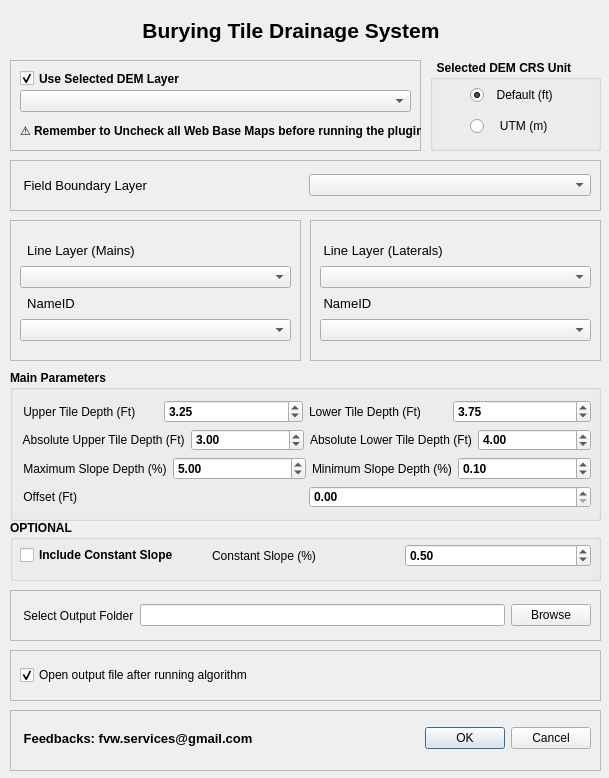
<?xml version="1.0" encoding="UTF-8"?>
<ui version="4.0">
 <class>Burying_LateralsDialogBase</class>
 <widget class="QDialog" name="Burying_LateralsDialogBase">
  <property name="geometry">
   <rect>
    <x>0</x>
    <y>0</y>
    <width>609</width>
    <height>778</height>
   </rect>
  </property>
  <property name="windowTitle">
   <string>Burying_Laterals</string>
  </property>
  <widget class="QLabel" name="label">
   <property name="geometry">
    <rect>
     <x>90</x>
     <y>10</y>
     <width>421</width>
     <height>41</height>
    </rect>
   </property>
   <property name="font">
    <font>
     <pointsize>16</pointsize>
     <weight>75</weight>
     <bold>true</bold>
    </font>
   </property>
   <property name="text">
    <string>         Burying Tile Drainage System</string>
   </property>
  </widget>
  <widget class="QGroupBox" name="groupBox">
   <property name="geometry">
    <rect>
     <x>430</x>
     <y>60</y>
     <width>171</width>
     <height>91</height>
    </rect>
   </property>
   <property name="font">
    <font>
     <weight>75</weight>
     <bold>true</bold>
    </font>
   </property>
   <property name="title">
    <string>  Selected DEM CRS Unit</string>
   </property>
   <widget class="QWidget" name="">
    <property name="geometry">
     <rect>
      <x>40</x>
      <y>20</y>
      <width>85</width>
      <height>61</height>
     </rect>
    </property>
    <layout class="QVBoxLayout" name="verticalLayout_4">
     <item>
      <widget class="QRadioButton" name="radioButton">
       <property name="font">
        <font>
         <weight>50</weight>
         <bold>false</bold>
        </font>
       </property>
       <property name="text">
        <string>  Default (ft)</string>
       </property>
       <property name="checked">
        <bool>true</bool>
       </property>
      </widget>
     </item>
     <item>
      <widget class="QRadioButton" name="radioButton_2">
       <property name="font">
        <font>
         <weight>50</weight>
         <bold>false</bold>
        </font>
       </property>
       <property name="text">
        <string>   UTM (m)</string>
       </property>
      </widget>
     </item>
    </layout>
   </widget>
  </widget>
  <widget class="QFrame" name="frame">
   <property name="geometry">
    <rect>
     <x>10</x>
     <y>60</y>
     <width>411</width>
     <height>91</height>
    </rect>
   </property>
   <property name="frameShape">
    <enum>QFrame::StyledPanel</enum>
   </property>
   <property name="frameShadow">
    <enum>QFrame::Raised</enum>
   </property>
   <widget class="QCheckBox" name="checkBox_3">
    <property name="geometry">
     <rect>
      <x>10</x>
      <y>10</y>
      <width>171</width>
      <height>17</height>
     </rect>
    </property>
    <property name="font">
     <font>
      <weight>75</weight>
      <bold>true</bold>
     </font>
    </property>
    <property name="text">
     <string>Use Selected DEM Layer</string>
    </property>
    <property name="checked">
     <bool>true</bool>
    </property>
   </widget>
   <widget class="QgsMapLayerComboBox" name="mMapLayerComboBox_3">
    <property name="geometry">
     <rect>
      <x>10</x>
      <y>30</y>
      <width>391</width>
      <height>22</height>
     </rect>
    </property>
    <property name="allowEmptyLayer">
     <bool>true</bool>
    </property>
    <property name="showCrs">
     <bool>true</bool>
    </property>
   </widget>
   <widget class="QLabel" name="label_16">
    <property name="geometry">
     <rect>
      <x>10</x>
      <y>60</y>
      <width>409</width>
      <height>21</height>
     </rect>
    </property>
    <property name="font">
     <font>
      <weight>75</weight>
      <bold>true</bold>
     </font>
    </property>
    <property name="text">
     <string>⚠️ Remember to Uncheck all Web Base Maps before running the plugin</string>
    </property>
   </widget>
  </widget>
  <widget class="QFrame" name="frame_2">
   <property name="geometry">
    <rect>
     <x>10</x>
     <y>160</y>
     <width>591</width>
     <height>51</height>
    </rect>
   </property>
   <property name="font">
    <font>
     <weight>50</weight>
     <bold>false</bold>
    </font>
   </property>
   <property name="frameShape">
    <enum>QFrame::StyledPanel</enum>
   </property>
   <property name="frameShadow">
    <enum>QFrame::Raised</enum>
   </property>
   <widget class="QWidget" name="">
    <property name="geometry">
     <rect>
      <x>10</x>
      <y>10</y>
      <width>571</width>
      <height>31</height>
     </rect>
    </property>
    <layout class="QHBoxLayout" name="horizontalLayout_10">
     <item>
      <widget class="QLabel" name="label_20">
       <property name="font">
        <font>
         <pointsize>10</pointsize>
        </font>
       </property>
       <property name="text">
        <string> Field Boundary Layer</string>
       </property>
      </widget>
     </item>
     <item>
      <widget class="QgsMapLayerComboBox" name="mMapLayerComboBox_4">
       <property name="allowEmptyLayer">
        <bool>true</bool>
       </property>
       <property name="showCrs">
        <bool>true</bool>
       </property>
      </widget>
     </item>
    </layout>
   </widget>
  </widget>
  <widget class="QFrame" name="frame_3">
   <property name="geometry">
    <rect>
     <x>310</x>
     <y>220</y>
     <width>291</width>
     <height>141</height>
    </rect>
   </property>
   <property name="frameShape">
    <enum>QFrame::StyledPanel</enum>
   </property>
   <property name="frameShadow">
    <enum>QFrame::Raised</enum>
   </property>
   <widget class="QWidget" name="layoutWidget">
    <property name="geometry">
     <rect>
      <x>10</x>
      <y>20</y>
      <width>271</width>
      <height>101</height>
     </rect>
    </property>
    <layout class="QVBoxLayout" name="verticalLayout_2">
     <item>
      <widget class="QLabel" name="label_2">
       <property name="font">
        <font>
         <pointsize>10</pointsize>
        </font>
       </property>
       <property name="text">
        <string> Line Layer (Laterals)</string>
       </property>
      </widget>
     </item>
     <item>
      <widget class="QgsMapLayerComboBox" name="mMapLayerComboBox_2">
       <property name="allowEmptyLayer">
        <bool>true</bool>
       </property>
       <property name="showCrs">
        <bool>true</bool>
       </property>
      </widget>
     </item>
     <item>
      <widget class="QLabel" name="label_19">
       <property name="font">
        <font>
         <pointsize>10</pointsize>
        </font>
       </property>
       <property name="text">
        <string> NameID</string>
       </property>
      </widget>
     </item>
     <item>
      <widget class="QgsFieldComboBox" name="mFieldComboBox_2">
       <property name="allowEmptyFieldName">
        <bool>true</bool>
       </property>
      </widget>
     </item>
    </layout>
   </widget>
  </widget>
  <widget class="QFrame" name="frame_4">
   <property name="geometry">
    <rect>
     <x>10</x>
     <y>220</y>
     <width>291</width>
     <height>141</height>
    </rect>
   </property>
   <property name="frameShape">
    <enum>QFrame::StyledPanel</enum>
   </property>
   <property name="frameShadow">
    <enum>QFrame::Raised</enum>
   </property>
   <widget class="QWidget" name="layoutWidget">
    <property name="geometry">
     <rect>
      <x>10</x>
      <y>20</y>
      <width>271</width>
      <height>101</height>
     </rect>
    </property>
    <layout class="QVBoxLayout" name="verticalLayout">
     <item>
      <widget class="QLabel" name="label_18">
       <property name="font">
        <font>
         <pointsize>10</pointsize>
        </font>
       </property>
       <property name="text">
        <string>  Line Layer (Mains)</string>
       </property>
      </widget>
     </item>
     <item>
      <widget class="QgsMapLayerComboBox" name="mMapLayerComboBox">
       <property name="allowEmptyLayer">
        <bool>true</bool>
       </property>
       <property name="showCrs">
        <bool>true</bool>
       </property>
      </widget>
     </item>
     <item>
      <widget class="QLabel" name="label_17">
       <property name="font">
        <font>
         <pointsize>10</pointsize>
        </font>
       </property>
       <property name="text">
        <string>  NameID</string>
       </property>
      </widget>
     </item>
     <item>
      <widget class="QgsFieldComboBox" name="mFieldComboBox">
       <property name="allowEmptyFieldName">
        <bool>true</bool>
       </property>
      </widget>
     </item>
    </layout>
   </widget>
  </widget>
  <widget class="QGroupBox" name="groupBox_2">
   <property name="geometry">
    <rect>
     <x>10</x>
     <y>370</y>
     <width>591</width>
     <height>151</height>
    </rect>
   </property>
   <property name="font">
    <font>
     <weight>75</weight>
     <bold>true</bold>
    </font>
   </property>
   <property name="title">
    <string>Main Parameters</string>
   </property>
   <widget class="QWidget" name="layoutWidget">
    <property name="geometry">
     <rect>
      <x>10</x>
      <y>30</y>
      <width>571</width>
      <height>108</height>
     </rect>
    </property>
    <layout class="QVBoxLayout" name="verticalLayout_3">
     <item>
      <layout class="QHBoxLayout" name="horizontalLayout_5">
       <item>
        <widget class="QLabel" name="label_8">
         <property name="font">
          <font>
           <weight>50</weight>
           <bold>false</bold>
          </font>
         </property>
         <property name="text">
          <string> Upper Tile Depth (Ft)</string>
         </property>
        </widget>
       </item>
       <item>
        <widget class="QDoubleSpinBox" name="doubleSpinBox_2">
         <property name="font">
          <font>
           <weight>75</weight>
           <bold>true</bold>
          </font>
         </property>
         <property name="maximum">
          <double>1000.000000000000000</double>
         </property>
         <property name="singleStep">
          <double>0.050000000000000</double>
         </property>
         <property name="value">
          <double>3.250000000000000</double>
         </property>
        </widget>
       </item>
       <item>
        <widget class="QLabel" name="label_9">
         <property name="font">
          <font>
           <weight>50</weight>
           <bold>false</bold>
          </font>
         </property>
         <property name="text">
          <string>Lower Tile Depth (Ft)</string>
         </property>
        </widget>
       </item>
       <item>
        <widget class="QDoubleSpinBox" name="doubleSpinBox_3">
         <property name="font">
          <font>
           <weight>75</weight>
           <bold>true</bold>
          </font>
         </property>
         <property name="maximum">
          <double>1000.000000000000000</double>
         </property>
         <property name="singleStep">
          <double>0.050000000000000</double>
         </property>
         <property name="value">
          <double>3.750000000000000</double>
         </property>
        </widget>
       </item>
      </layout>
     </item>
     <item>
      <layout class="QHBoxLayout" name="horizontalLayout_6">
       <item>
        <widget class="QLabel" name="label_11">
         <property name="font">
          <font>
           <weight>50</weight>
           <bold>false</bold>
          </font>
         </property>
         <property name="text">
          <string> Absolute Upper Tile Depth (Ft)</string>
         </property>
        </widget>
       </item>
       <item>
        <widget class="QDoubleSpinBox" name="doubleSpinBox_5">
         <property name="font">
          <font>
           <weight>75</weight>
           <bold>true</bold>
          </font>
         </property>
         <property name="maximum">
          <double>1000.000000000000000</double>
         </property>
         <property name="singleStep">
          <double>0.050000000000000</double>
         </property>
         <property name="value">
          <double>3.000000000000000</double>
         </property>
        </widget>
       </item>
       <item>
        <widget class="QLabel" name="label_12">
         <property name="font">
          <font>
           <weight>50</weight>
           <bold>false</bold>
          </font>
         </property>
         <property name="text">
          <string>Absolute Lower Tile Depth (Ft)</string>
         </property>
        </widget>
       </item>
       <item>
        <widget class="QDoubleSpinBox" name="doubleSpinBox_6">
         <property name="font">
          <font>
           <weight>75</weight>
           <bold>true</bold>
          </font>
         </property>
         <property name="maximum">
          <double>1000.000000000000000</double>
         </property>
         <property name="singleStep">
          <double>0.050000000000000</double>
         </property>
         <property name="value">
          <double>4.000000000000000</double>
         </property>
        </widget>
       </item>
      </layout>
     </item>
     <item>
      <layout class="QHBoxLayout" name="horizontalLayout_7">
       <item>
        <widget class="QLabel" name="label_14">
         <property name="font">
          <font>
           <weight>50</weight>
           <bold>false</bold>
          </font>
         </property>
         <property name="text">
          <string> Maximum Slope Depth (%)</string>
         </property>
        </widget>
       </item>
       <item>
        <widget class="QDoubleSpinBox" name="doubleSpinBox_8">
         <property name="font">
          <font>
           <weight>75</weight>
           <bold>true</bold>
          </font>
         </property>
         <property name="maximum">
          <double>1000.000000000000000</double>
         </property>
         <property name="singleStep">
          <double>0.010000000000000</double>
         </property>
         <property name="value">
          <double>5.000000000000000</double>
         </property>
        </widget>
       </item>
       <item>
        <widget class="QLabel" name="label_15">
         <property name="font">
          <font>
           <weight>50</weight>
           <bold>false</bold>
          </font>
         </property>
         <property name="text">
          <string>Minimum Slope Depth (%)</string>
         </property>
        </widget>
       </item>
       <item>
        <widget class="QDoubleSpinBox" name="doubleSpinBox_9">
         <property name="font">
          <font>
           <weight>75</weight>
           <bold>true</bold>
          </font>
         </property>
         <property name="maximum">
          <double>1000.000000000000000</double>
         </property>
         <property name="singleStep">
          <double>0.010000000000000</double>
         </property>
         <property name="value">
          <double>0.100000000000000</double>
         </property>
        </widget>
       </item>
      </layout>
     </item>
     <item>
      <layout class="QHBoxLayout" name="horizontalLayout_9">
       <item>
        <widget class="QLabel" name="label_13">
         <property name="font">
          <font>
           <weight>50</weight>
           <bold>false</bold>
          </font>
         </property>
         <property name="text">
          <string> Offset (Ft)</string>
         </property>
        </widget>
       </item>
       <item>
        <widget class="QDoubleSpinBox" name="doubleSpinBox_7">
         <property name="font">
          <font>
           <weight>75</weight>
           <bold>true</bold>
          </font>
         </property>
         <property name="maximum">
          <double>1000.000000000000000</double>
         </property>
         <property name="singleStep">
          <double>0.050000000000000</double>
         </property>
         <property name="value">
          <double>0.000000000000000</double>
         </property>
        </widget>
       </item>
      </layout>
     </item>
    </layout>
   </widget>
  </widget>
  <widget class="QGroupBox" name="groupBox_3">
   <property name="geometry">
    <rect>
     <x>10</x>
     <y>520</y>
     <width>591</width>
     <height>61</height>
    </rect>
   </property>
   <property name="font">
    <font>
     <weight>75</weight>
     <bold>true</bold>
    </font>
   </property>
   <property name="title">
    <string>OPTIONAL</string>
   </property>
   <widget class="QWidget" name="layoutWidget">
    <property name="geometry">
     <rect>
      <x>10</x>
      <y>20</y>
      <width>571</width>
      <height>31</height>
     </rect>
    </property>
    <layout class="QHBoxLayout" name="horizontalLayout_4">
     <item>
      <widget class="QCheckBox" name="checkBox">
       <property name="font">
        <font>
         <weight>75</weight>
         <bold>true</bold>
        </font>
       </property>
       <property name="text">
        <string>Include Constant Slope</string>
       </property>
       <property name="checked">
        <bool>false</bool>
       </property>
      </widget>
     </item>
     <item>
      <widget class="QLabel" name="label_5">
       <property name="font">
        <font>
         <weight>50</weight>
         <bold>false</bold>
        </font>
       </property>
       <property name="text">
        <string>Constant Slope (%)</string>
       </property>
      </widget>
     </item>
     <item>
      <widget class="QDoubleSpinBox" name="doubleSpinBox">
       <property name="font">
        <font>
         <weight>75</weight>
         <bold>true</bold>
        </font>
       </property>
       <property name="maximum">
        <double>1000.000000000000000</double>
       </property>
       <property name="singleStep">
        <double>0.010000000000000</double>
       </property>
       <property name="value">
        <double>0.500000000000000</double>
       </property>
      </widget>
     </item>
    </layout>
   </widget>
  </widget>
  <widget class="QFrame" name="frame_5">
   <property name="geometry">
    <rect>
     <x>10</x>
     <y>590</y>
     <width>591</width>
     <height>51</height>
    </rect>
   </property>
   <property name="frameShape">
    <enum>QFrame::StyledPanel</enum>
   </property>
   <property name="frameShadow">
    <enum>QFrame::Raised</enum>
   </property>
   <widget class="QWidget" name="layoutWidget">
    <property name="geometry">
     <rect>
      <x>10</x>
      <y>10</y>
      <width>571</width>
      <height>31</height>
     </rect>
    </property>
    <layout class="QHBoxLayout" name="horizontalLayout_2">
     <item>
      <widget class="QLabel" name="label_4">
       <property name="text">
        <string> Select Output Folder</string>
       </property>
      </widget>
     </item>
     <item>
      <widget class="QLineEdit" name="lineEdit"/>
     </item>
     <item>
      <widget class="QPushButton" name="pushButton">
       <property name="text">
        <string>Browse</string>
       </property>
      </widget>
     </item>
    </layout>
   </widget>
  </widget>
  <widget class="QFrame" name="frame_6">
   <property name="geometry">
    <rect>
     <x>10</x>
     <y>650</y>
     <width>591</width>
     <height>51</height>
    </rect>
   </property>
   <property name="frameShape">
    <enum>QFrame::StyledPanel</enum>
   </property>
   <property name="frameShadow">
    <enum>QFrame::Raised</enum>
   </property>
   <widget class="QWidget" name="">
    <property name="geometry">
     <rect>
      <x>10</x>
      <y>10</y>
      <width>571</width>
      <height>31</height>
     </rect>
    </property>
    <layout class="QHBoxLayout" name="horizontalLayout">
     <item>
      <widget class="QCheckBox" name="checkBox_2">
       <property name="text">
        <string>Open output file after running algorithm</string>
       </property>
       <property name="checked">
        <bool>true</bool>
       </property>
      </widget>
     </item>
    </layout>
   </widget>
  </widget>
  <widget class="QFrame" name="frame_7">
   <property name="geometry">
    <rect>
     <x>10</x>
     <y>710</y>
     <width>591</width>
     <height>61</height>
    </rect>
   </property>
   <property name="frameShape">
    <enum>QFrame::StyledPanel</enum>
   </property>
   <property name="frameShadow">
    <enum>QFrame::Raised</enum>
   </property>
   <widget class="QWidget" name="">
    <property name="geometry">
     <rect>
      <x>10</x>
      <y>10</y>
      <width>571</width>
      <height>36</height>
     </rect>
    </property>
    <layout class="QHBoxLayout" name="horizontalLayout_3">
     <item>
      <widget class="QLabel" name="label_3">
       <property name="font">
        <font>
         <pointsize>10</pointsize>
         <weight>75</weight>
         <italic>false</italic>
         <bold>true</bold>
        </font>
       </property>
       <property name="text">
        <string> Feedbacks: fvw.services@gmail.com</string>
       </property>
      </widget>
     </item>
     <item>
      <widget class="QDialogButtonBox" name="button_box">
       <property name="orientation">
        <enum>Qt::Horizontal</enum>
       </property>
       <property name="standardButtons">
        <set>QDialogButtonBox::Cancel|QDialogButtonBox::Ok</set>
       </property>
      </widget>
     </item>
    </layout>
   </widget>
  </widget>
 </widget>
 <customwidgets>
  <customwidget>
   <class>QgsFieldComboBox</class>
   <extends>QComboBox</extends>
   <header>qgsfieldcombobox.h</header>
  </customwidget>
  <customwidget>
   <class>QgsMapLayerComboBox</class>
   <extends>QComboBox</extends>
   <header>qgsmaplayercombobox.h</header>
  </customwidget>
 </customwidgets>
 <resources/>
 <connections>
  <connection>
   <sender>button_box</sender>
   <signal>accepted()</signal>
   <receiver>Burying_LateralsDialogBase</receiver>
   <slot>accept()</slot>
   <hints>
    <hint type="sourcelabel">
     <x>20</x>
     <y>20</y>
    </hint>
    <hint type="destinationlabel">
     <x>20</x>
     <y>20</y>
    </hint>
   </hints>
  </connection>
  <connection>
   <sender>button_box</sender>
   <signal>rejected()</signal>
   <receiver>Burying_LateralsDialogBase</receiver>
   <slot>reject()</slot>
   <hints>
    <hint type="sourcelabel">
     <x>20</x>
     <y>20</y>
    </hint>
    <hint type="destinationlabel">
     <x>20</x>
     <y>20</y>
    </hint>
   </hints>
  </connection>
 </connections>
</ui>
